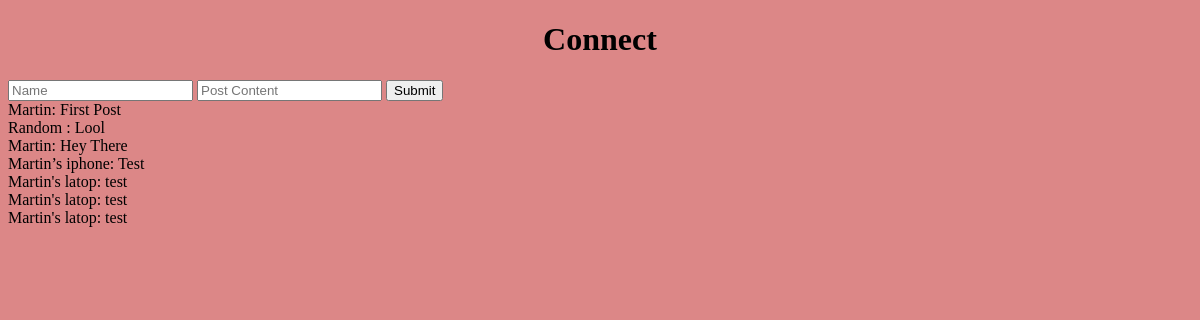
Before: / with the older database file.
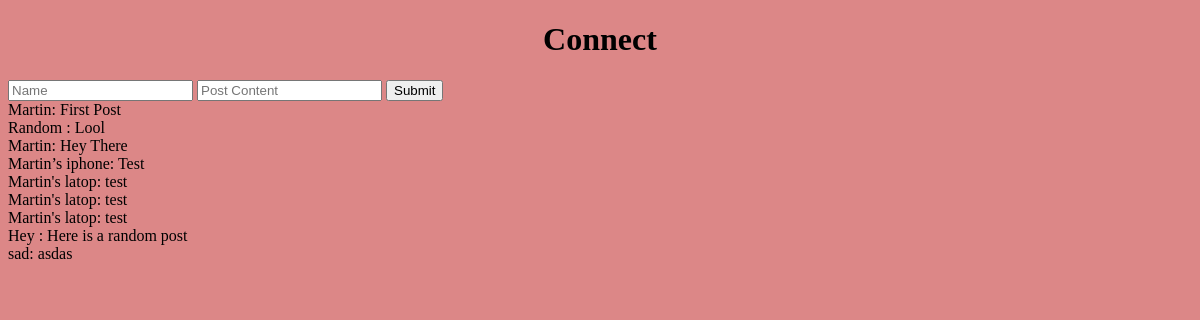
After: the same page with the newer database file.
### tables this page shows
CREATE TABLE posts (
		id integer primary key autoincrement,
		name text not null,
		content text not null,
		likes integer not null
);

### app.py (the view)
@app.route('/', methods=['GET', 'POST'])
def index():
    if request.method == 'POST':
        name = request.form.get('name')
        post = request.form.get('post')
        create_post(name, post)
    posts = get_posts()
    return render_template('index.html', posts=posts)

### models.py (called while the page is built)
def get_posts():
    con = sql.connect(path.join(ROOT, 'database.db'))
    curr = con.cursor()
    curr.execute('select * from posts')
    posts = curr.fetchall()
    return posts

### templates/index.html (shortened to what this page needs)
<!doctype html>
<html>
    <head>
        <link rel="stylesheet" type= "text/css" href="{{ url_for('static', filename='styles/index_style.css') }}">
    </head>
    <body>
        <h1>Connect</h1>
        <form action='/' method='post'>
            <input placeholder='Name' name='name'>
            <input placeholder='Post Content' name='post'>
            <input type='submit' value='Submit'>
        </form>
        {% for post in posts %}
        <div>{{post[1] + ': ' + post[2]}}</div>
        {% endfor %}
    </body>
</html>

### static/styles/index_style.css (style rules this page uses)
h1 { text-align: center; }
body { background: rgb(220, 135, 135); }

Changed rows visible on the page:
added posts: name+content "Hey : Here is a random post"
added posts: name+content "sad: asdas"
